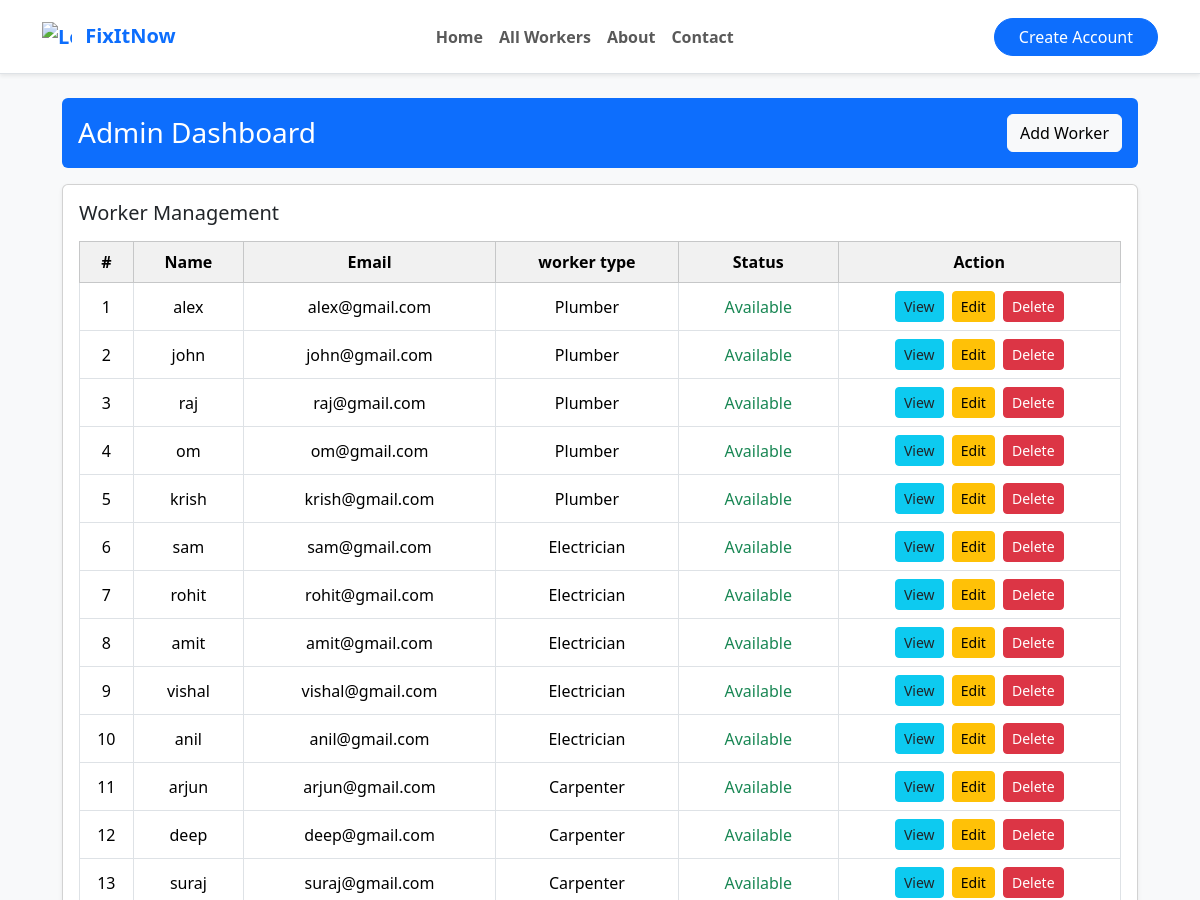
/admin-dashboard/ (upper part), run on an earlier commit of the app's database.
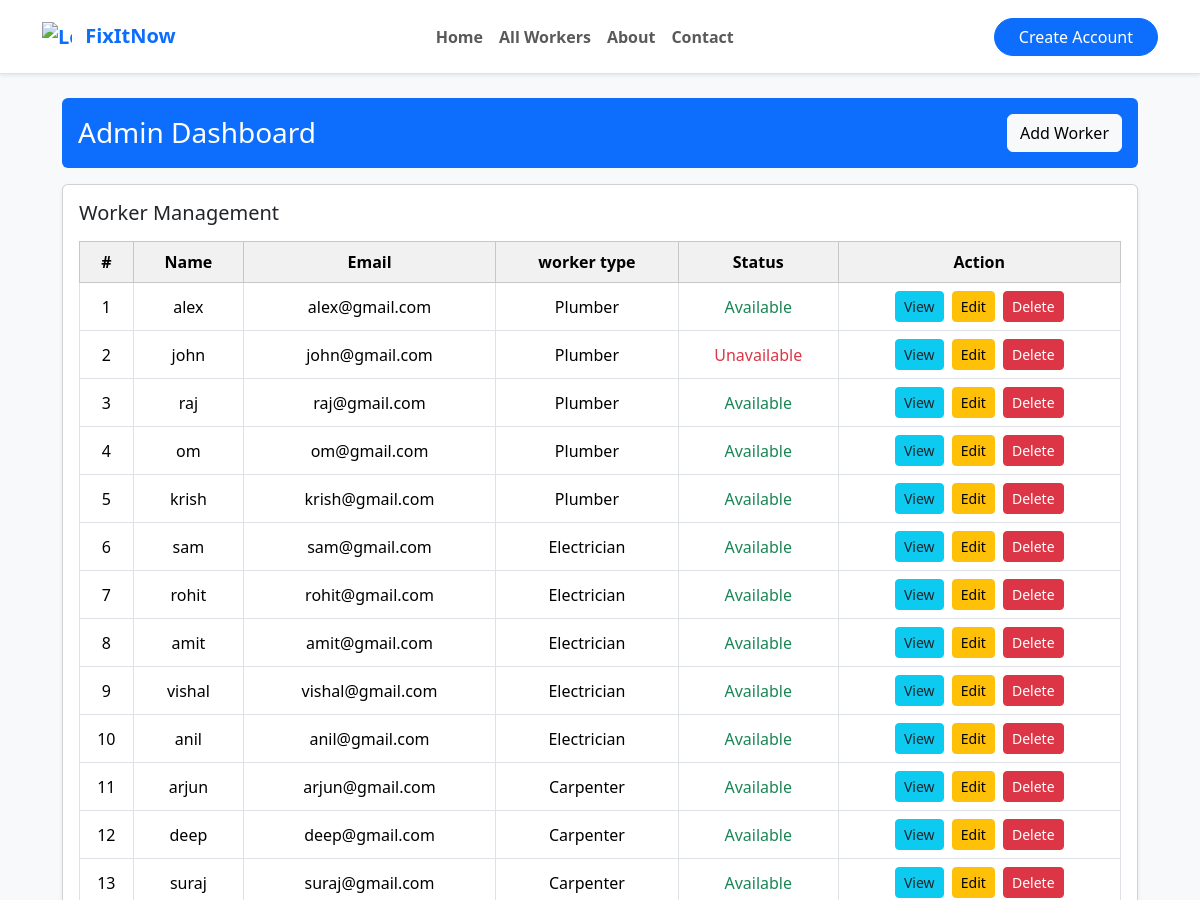
And on a later commit of the database.
### FixItNow_app/models.py (models this page shows, shortened)
class Worker(models.Model):
    user = models.OneToOneField(User, on_delete=models.CASCADE)
    image = models.CharField(null=True)
    worker_type = models.CharField(max_length=100) # e.g., 'Plumber', 'Electrician'
    about = models.TextField()
    price_per_day = models.DecimalField(max_digits=10, decimal_places=2)
    contact_number = models.CharField(max_length=15)
    is_available = models.BooleanField(default=True)

### FixItNow_app/views.py (the view)
# urls.py: path('admin-dashboard/', views.admin_dashboard, name='admin_dashboard'),
def admin_dashboard(request):
    workers = Worker.objects.all()
    return render(request, 'Admin/admin_dashboard.html', {'workers': workers})

### FixItNow_app/templates/Admin/admin_dashboard.html (shortened to what this page needs)
{% extends 'base.html' %}
{% block content %}
<div class="Dashboard container my-4">
    <div class="admin-header d-flex justify-content-between align-items-center bg-primary text-white p-3 rounded">
        <h3 class="mb-0">Admin Dashboard</h3>
        <div>
            <a href="{% url 'add_worker' %}" class="btn btn-light">Add Worker</a>
        </div>
    </div>
    <div class="card shadow-sm mt-3">
        <div class="card-body">
            <h5 class="card-title mb-3">Worker Management</h5>
            <div class="table-responsive">
                <table class="table table-bordered align-middle text-center">
                    <thead class="table-light">
                        <tr>
                            <th>#</th>
                            <th>Name</th>
                            <th>Email</th>
                            <th>worker type</th>
                            <th>Status</th>
                            <th>Action</th>
                        </tr>
                    </thead>
                    <tbody>
                        {% for worker in workers %}
                        <tr>
                            <td>{{ forloop.counter }}</td>
                            <td>{{ worker.user.get_full_name }}</td>
                            <td>{{ worker.user.email }}</td>
                            <td>{{ worker.worker_type }}</td>
                            <td>{% if worker.is_available %}
                                <span class="text-success">Available</span>
                                {% else %}
                                <span class="text-danger">Unavailable</span>
                                {% endif %}</td>
                            <td>
                                <a href="{% url 'view_bookings' worker.id %}" class="btn btn-info text-dark btn-sm me-1">View</a>
                                <a href="{% url 'update_worker' worker.id %}"
                                    class="btn btn-warning btn-sm me-1">Edit</a>
                                <a href="{% url 'delete_worker' worker.id %}" class="btn btn-danger btn-sm"
                                    onclick="return confirm('Are you sure you want to delete this worker?')">Delete</a>
                            </td>
                        </tr>
                        {% empty %}
                        <tr>
                            <td colspan="6">No workers found.</td>
                        </tr>
                        {% endfor %}
                    </tbody>
                </table>
            </div>
        </div>
    </div>
</div>
{% endblock %}

### FixItNow_app/templates/base.html (shortened to what this page needs)
<!DOCTYPE html>
<html lang="en">
<head>
    <link href="https://cdn.jsdelivr.net/npm/bootstrap@5.3.3/dist/css/bootstrap.min.css" rel="stylesheet">
    <link href="https://cdn.jsdelivr.net/npm/bootstrap-icons@1.11.3/font/bootstrap-icons.css" rel="stylesheet">
</head>
<body>
    <nav class="navbar navbar-expand-lg navbar-light bg-white border-bottom py-3 shadow-sm">
        <div class="container">
            <a class="navbar-brand fw-bold text-primary" href="#">
                <img src="https://img.icons8.com/?size=100&id=11683&format=png&color=000000" alt="Logo" width="30"
                    height="30" class="d-inline-block align-text-top me-2">
                FixItNow
            </a>
            <div class="collapse navbar-collapse justify-content-center" id="mainNavbar">
                <ul class="navbar-nav fw-semibold">
                    <li class="nav-item"><a class="nav-link" href="{% url 'home' %}">Home</a></li>
                    <li class="nav-item"><a class="nav-link" href="{% url 'worker_list' %}">All Workers</a></li>
                    <li class="nav-item"><a class="nav-link" href="{% url 'about' %}">About</a></li>
                    <li class="nav-item"><a class="nav-link" href="{% url 'contact' %}">Contact</a></li>
                </ul>
            </div>
            {% if user.is_authenticated %}
            {% if user.userprofile.role == 'worker' %}
            <div class="dropdown">
                <a class="btn btn-light dropdown-toggle" href="#" role="button" id="workerDropdown"
                    data-bs-toggle="dropdown" aria-expanded="false">
                    <i class="bi bi-person-circle"></i> {{ user.first_name }} (Worker)
                </a>
                <ul class="dropdown-menu dropdown-menu-end" aria-labelledby="workerDropdown">
                    <li><a class="dropdown-item text-dark " href="{% url 'worker_dashboard' %}">Dashboard</a></li>
                    <li><a class="dropdown-item text-dark" href="{% url 'my_bookings' %}">My Bookings</a></li>
                    <li><a class="dropdown-item text-danger" href="{% url 'logout' %}">Logout</a></li>
                </ul>
            </div>
            {% elif user.userprofile.role == 'admin' %}
            <div class="dropdown">
                <a class="btn btn-light dropdown-toggle" href="#" role="button" id="adminDropdown"
                    data-bs-toggle="dropdown" aria-expanded="false">
                    <i class="bi bi-person-circle"></i> {{ user.first_name }} (Admin)
                </a>
                <ul class="dropdown-menu dropdown-menu-end " aria-labelledby="adminDropdown">
                    <li><a class="dropdown-item text-dark" href="{% url 'admin_dashboard' %}">Dashboard</a></li>
                    <li><a class="dropdown-item text-dark" href="{% url 'my_bookings' %}">My Bookings</a></li>
                    <li><a class="dropdown-item text-danger" href="{% url 'logout' %}">Logout</a></li>
                </ul>
            </div>
            {% else %}
            <div class="dropdown">
                <a class="btn btn-light dropdown-toggle" href="#" role="button" id="profileDropdown"
                    data-bs-toggle="dropdown" aria-expanded="false">
                    <i class="bi bi-person-circle"></i> {{ user.first_name }}
                </a>
                <ul class="dropdown-menu dropdown-menu-end bg-primary" aria-labelledby="profileDropdown">
                    <li><a class="dropdown-item text-dark" href="{% url 'my_bookings' %}">My Bookings</a></li>
                    <li><a class="dropdown-item text-danger" href="{% url 'logout' %}">Logout</a></li>
                </ul>
            </div>
            {% endif %}
            {% else %}
            <button class="btn btn-primary rounded-pill px-4 ms-lg-3" data-bs-toggle="modal"
                data-bs-target="#createAccountModal">
                Create Account
            </button>
            {% endif %}
        </div>
    </nav>
    <main>
        {% block content %}
        {% endblock %}
    </main>
    <link href="https://cdn.jsdelivr.net/npm/bootstrap-icons@1.11.3/font/bootstrap-icons.css" rel="stylesheet">
</body>
</html>

### FixItNow_app/templates/base.html (style rules this page uses)
.navbar-nav .nav-link { position: relative; transition: color 0.3s ease; }
.navbar-nav .nav-link::after { content: ''; position: absolute; bottom: 0; left: 50%; transform: translateX(-50%); width: 0; height: 2px; background-color: #0d6efd; transition: width 0.3s ease; }

### FixItNow_app/templates/Admin/admin_dashboard.html (style rules this page uses)
body { background-color: #f8f9fa; }
.admin-header { background-color: var(--bs-primary); color: white; padding: 1rem; border-radius: 0.5rem; margin-bottom: 1rem; }
.table thead th { background-color: #f1f1f1; }
.Dashboard { max-width: 1100px; }

What changed in the data, as far as the page shows it:
changed Worker "john": is_available "Available" → "Unavailable"
